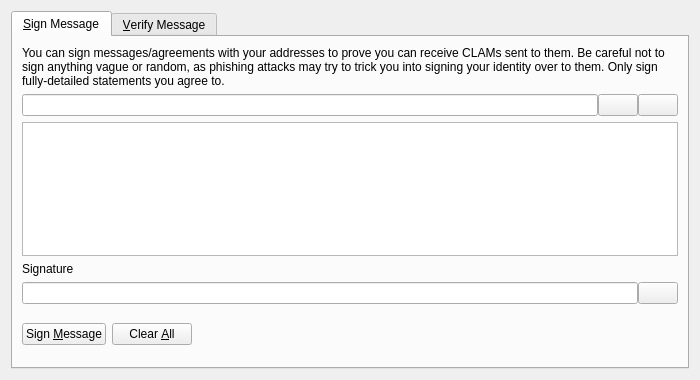
<?xml version="1.0" encoding="UTF-8"?>
<ui version="4.0">
 <class>SignVerifyMessageDialog</class>
 <widget class="QDialog" name="SignVerifyMessageDialog">
  <property name="geometry">
   <rect>
    <x>0</x>
    <y>0</y>
    <width>700</width>
    <height>380</height>
   </rect>
  </property>
  <property name="windowTitle">
   <string>Signatures - Sign / Verify a Message</string>
  </property>
  <property name="modal">
   <bool>true</bool>
  </property>
  <layout class="QVBoxLayout" name="verticalLayout">
   <item>
    <widget class="QTabWidget" name="tabWidget">
     <property name="currentIndex">
      <number>0</number>
     </property>
     <widget class="QWidget" name="tabSignMessage">
      <attribute name="title">
       <string>&amp;Sign Message</string>
      </attribute>
      <layout class="QVBoxLayout" name="verticalLayout_SM">
       <item>
        <widget class="QLabel" name="infoLabel_SM">
         <property name="text">
          <string>You can sign messages/agreements with your addresses to prove you can receive CLAMs sent to them. Be careful not to sign anything vague or random, as phishing attacks may try to trick you into signing your identity over to them. Only sign fully-detailed statements you agree to.</string>
         </property>
         <property name="textFormat">
          <enum>Qt::PlainText</enum>
         </property>
         <property name="wordWrap">
          <bool>true</bool>
         </property>
        </widget>
       </item>
       <item>
        <layout class="QHBoxLayout" name="horizontalLayout_1_SM">
         <property name="spacing">
          <number>0</number>
         </property>
         <item>
          <widget class="QValidatedLineEdit" name="addressIn_SM">
           <property name="toolTip">
            <string>The Clam address to sign the message with</string>
           </property>
          </widget>
         </item>
         <item>
          <widget class="QPushButton" name="addressBookButton_SM">
           <property name="toolTip">
            <string>Choose previously used address</string>
           </property>
           <property name="text">
            <string/>
           </property>
           <property name="icon">
            <iconset resource="../bitcoin.qrc">
             <normaloff>:/icons/address-book</normaloff>:/icons/address-book</iconset>
           </property>
           <property name="shortcut">
            <string>Alt+A</string>
           </property>
           <property name="autoDefault">
            <bool>false</bool>
           </property>
          </widget>
         </item>
         <item>
          <widget class="QPushButton" name="pasteButton_SM">
           <property name="toolTip">
            <string>Paste address from clipboard</string>
           </property>
           <property name="text">
            <string/>
           </property>
           <property name="icon">
            <iconset resource="../bitcoin.qrc">
             <normaloff>:/icons/editpaste</normaloff>:/icons/editpaste</iconset>
           </property>
           <property name="shortcut">
            <string>Alt+P</string>
           </property>
           <property name="autoDefault">
            <bool>false</bool>
           </property>
          </widget>
         </item>
        </layout>
       </item>
       <item>
        <widget class="QPlainTextEdit" name="messageIn_SM">
         <property name="toolTip">
          <string>Enter the message you want to sign here</string>
         </property>
        </widget>
       </item>
       <item>
        <widget class="QLabel" name="signatureLabel_SM">
         <property name="text">
          <string>Signature</string>
         </property>
         <property name="textFormat">
          <enum>Qt::PlainText</enum>
         </property>
        </widget>
       </item>
       <item>
        <layout class="QHBoxLayout" name="horizontalLayout_2_SM">
         <property name="spacing">
          <number>0</number>
         </property>
         <item>
          <widget class="QLineEdit" name="signatureOut_SM">
           <property name="font">
            <font>
             <italic>true</italic>
            </font>
           </property>
           <property name="readOnly">
            <bool>true</bool>
           </property>
          </widget>
         </item>
         <item>
          <widget class="QPushButton" name="copySignatureButton_SM">
           <property name="toolTip">
            <string>Copy the current signature to the system clipboard</string>
           </property>
           <property name="text">
            <string/>
           </property>
           <property name="icon">
            <iconset resource="../bitcoin.qrc">
             <normaloff>:/icons/editcopy</normaloff>:/icons/editcopy</iconset>
           </property>
           <property name="autoDefault">
            <bool>false</bool>
           </property>
          </widget>
         </item>
        </layout>
       </item>
       <item>
        <layout class="QHBoxLayout" name="horizontalLayout_3_SM">
         <item>
          <widget class="QPushButton" name="signMessageButton_SM">
           <property name="toolTip">
            <string>Sign the message to prove you own this Clam address</string>
           </property>
           <property name="text">
            <string>Sign &amp;Message</string>
           </property>
           <property name="icon">
            <iconset resource="../bitcoin.qrc">
             <normaloff>:/icons/edit</normaloff>:/icons/edit</iconset>
           </property>
           <property name="autoDefault">
            <bool>false</bool>
           </property>
          </widget>
         </item>
         <item>
          <widget class="QPushButton" name="clearButton_SM">
           <property name="toolTip">
            <string>Reset all sign message fields</string>
           </property>
           <property name="text">
            <string>Clear &amp;All</string>
           </property>
           <property name="icon">
            <iconset resource="../bitcoin.qrc">
             <normaloff>:/icons/remove</normaloff>:/icons/remove</iconset>
           </property>
           <property name="autoDefault">
            <bool>false</bool>
           </property>
          </widget>
         </item>
         <item>
          <spacer name="horizontalSpacer_1_SM">
           <property name="orientation">
            <enum>Qt::Horizontal</enum>
           </property>
           <property name="sizeHint" stdset="0">
            <size>
             <width>40</width>
             <height>48</height>
            </size>
           </property>
          </spacer>
         </item>
         <item>
          <widget class="QLabel" name="statusLabel_SM">
           <property name="font">
            <font>
             <weight>75</weight>
             <bold>true</bold>
            </font>
           </property>
           <property name="text">
            <string/>
           </property>
           <property name="wordWrap">
            <bool>true</bool>
           </property>
          </widget>
         </item>
         <item>
          <spacer name="horizontalSpacer_2_SM">
           <property name="orientation">
            <enum>Qt::Horizontal</enum>
           </property>
           <property name="sizeHint" stdset="0">
            <size>
             <width>40</width>
             <height>48</height>
            </size>
           </property>
          </spacer>
         </item>
        </layout>
       </item>
      </layout>
     </widget>
     <widget class="QWidget" name="tabVerifyMessage">
      <attribute name="title">
       <string>&amp;Verify Message</string>
      </attribute>
      <layout class="QVBoxLayout" name="verticalLayout_VM">
       <item>
        <widget class="QLabel" name="infoLabel_VM">
         <property name="text">
          <string>Enter the receiver's address, message (ensure you copy line breaks, spaces, tabs, etc. exactly) and signature below to verify the message. Be careful not to read more into the signature than what is in the signed message itself, to avoid being tricked by a man-in-the-middle attack. Note that this only proves the signing party receives with the address, it cannot prove sendership of any transaction!</string>
         </property>
         <property name="textFormat">
          <enum>Qt::PlainText</enum>
         </property>
         <property name="alignment">
          <set>Qt::AlignLeading|Qt::AlignLeft|Qt::AlignTop</set>
         </property>
         <property name="wordWrap">
          <bool>true</bool>
         </property>
        </widget>
       </item>
       <item>
        <layout class="QHBoxLayout" name="horizontalLayout_1_VM">
         <property name="spacing">
          <number>0</number>
         </property>
         <item>
          <widget class="QValidatedLineEdit" name="addressIn_VM">
           <property name="toolTip">
            <string>The Clam address the message was signed with</string>
           </property>
          </widget>
         </item>
         <item>
          <widget class="QPushButton" name="addressBookButton_VM">
           <property name="toolTip">
            <string>Choose previously used address</string>
           </property>
           <property name="text">
            <string/>
           </property>
           <property name="icon">
            <iconset resource="../bitcoin.qrc">
             <normaloff>:/icons/address-book</normaloff>:/icons/address-book</iconset>
           </property>
           <property name="shortcut">
            <string>Alt+A</string>
           </property>
           <property name="autoDefault">
            <bool>false</bool>
           </property>
          </widget>
         </item>
        </layout>
       </item>
       <item>
        <widget class="QPlainTextEdit" name="messageIn_VM"/>
       </item>
       <item>
        <widget class="QValidatedLineEdit" name="signatureIn_VM"/>
       </item>
       <item>
        <layout class="QHBoxLayout" name="horizontalLayout_2_VM">
         <item>
          <widget class="QPushButton" name="verifyMessageButton_VM">
           <property name="toolTip">
            <string>Verify the message to ensure it was signed with the specified Clam address</string>
           </property>
           <property name="text">
            <string>Verify &amp;Message</string>
           </property>
           <property name="icon">
            <iconset resource="../bitcoin.qrc">
             <normaloff>:/icons/transaction_0</normaloff>:/icons/transaction_0</iconset>
           </property>
           <property name="autoDefault">
            <bool>false</bool>
           </property>
          </widget>
         </item>
         <item>
          <widget class="QPushButton" name="clearButton_VM">
           <property name="toolTip">
            <string>Reset all verify message fields</string>
           </property>
           <property name="text">
            <string>Clear &amp;All</string>
           </property>
           <property name="icon">
            <iconset resource="../bitcoin.qrc">
             <normaloff>:/icons/remove</normaloff>:/icons/remove</iconset>
           </property>
           <property name="autoDefault">
            <bool>false</bool>
           </property>
          </widget>
         </item>
         <item>
          <spacer name="horizontalSpacer_1_VM">
           <property name="orientation">
            <enum>Qt::Horizontal</enum>
           </property>
           <property name="sizeHint" stdset="0">
            <size>
             <width>40</width>
             <height>48</height>
            </size>
           </property>
          </spacer>
         </item>
         <item>
          <widget class="QLabel" name="statusLabel_VM">
           <property name="font">
            <font>
             <weight>75</weight>
             <bold>true</bold>
            </font>
           </property>
           <property name="text">
            <string/>
           </property>
           <property name="wordWrap">
            <bool>true</bool>
           </property>
          </widget>
         </item>
         <item>
          <spacer name="horizontalSpacer_2_VM">
           <property name="orientation">
            <enum>Qt::Horizontal</enum>
           </property>
           <property name="sizeHint" stdset="0">
            <size>
             <width>40</width>
             <height>48</height>
            </size>
           </property>
          </spacer>
         </item>
        </layout>
       </item>
      </layout>
     </widget>
    </widget>
   </item>
  </layout>
 </widget>
 <customwidgets>
  <customwidget>
   <class>QValidatedLineEdit</class>
   <extends>QLineEdit</extends>
   <header>qvalidatedlineedit.h</header>
  </customwidget>
 </customwidgets>
 <resources>
  <include location="../bitcoin.qrc"/>
 </resources>
 <connections/>
</ui>
